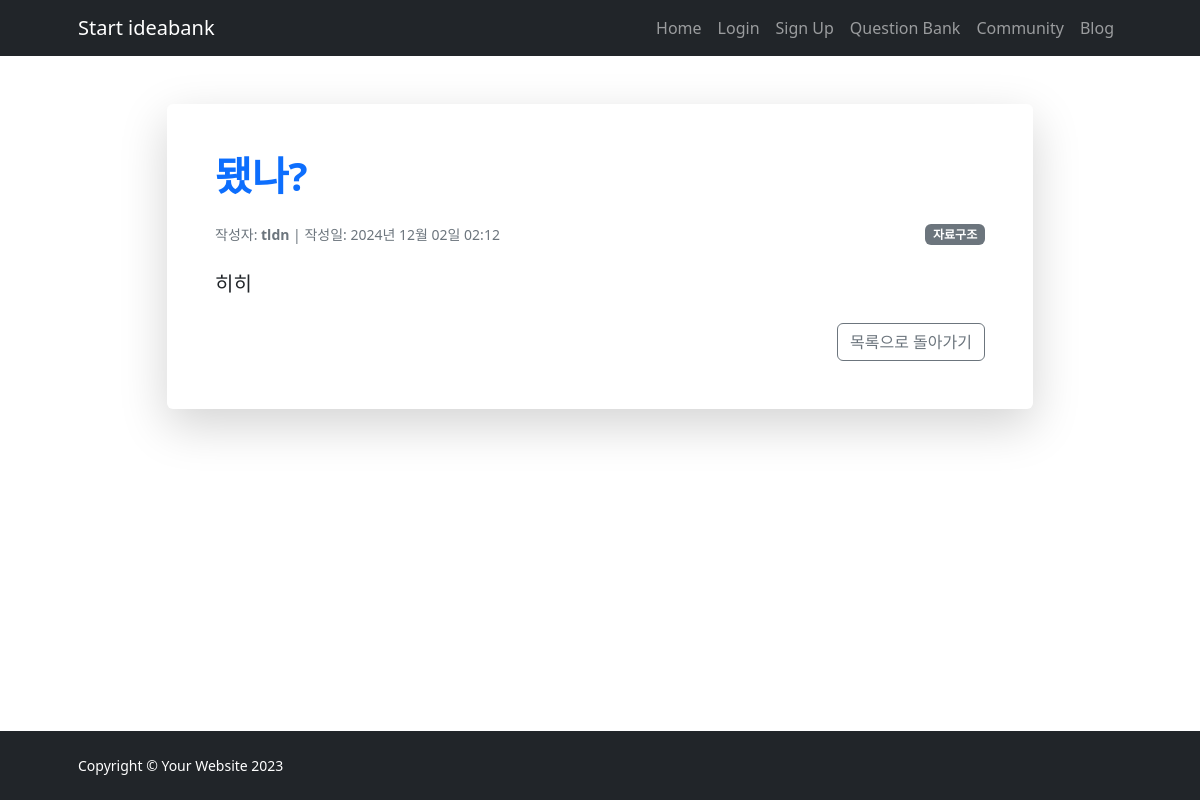
/qa/1/, run on an earlier commit of the app's database.
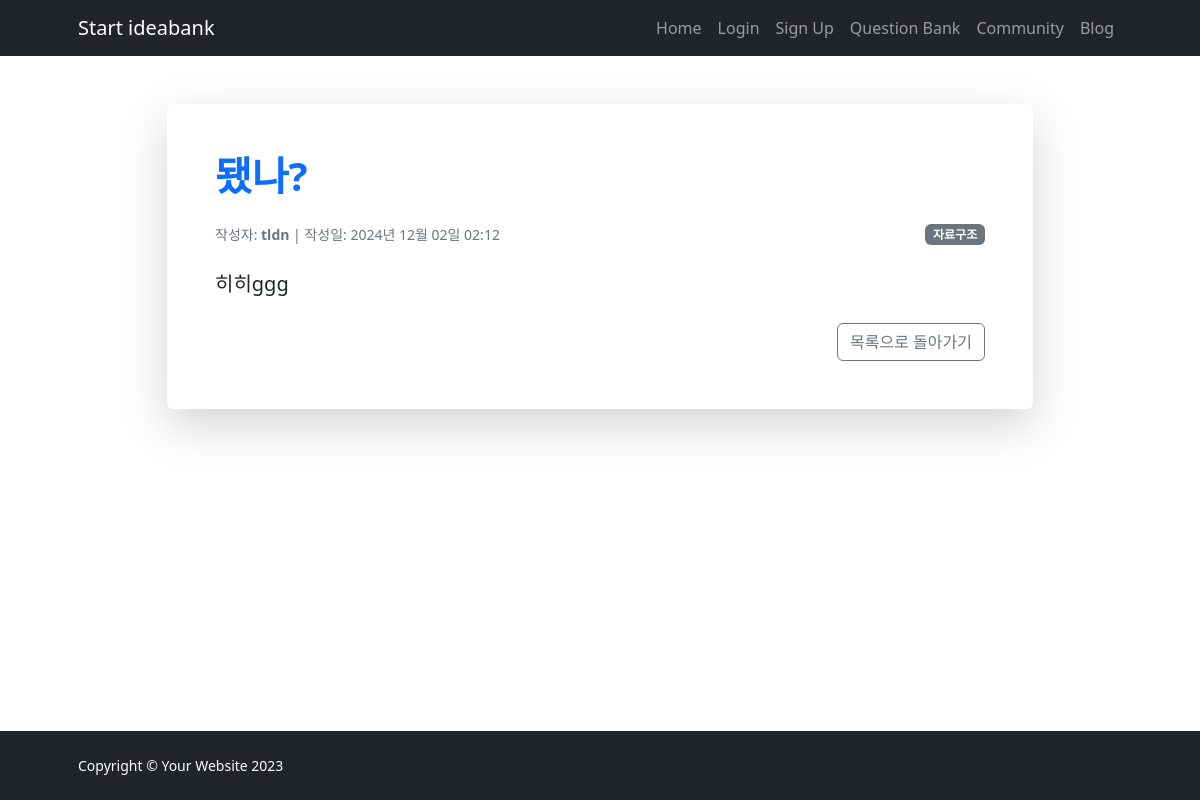
And on a later commit of the database.
### IBK_ossproject/models.py (models this page shows, shortened)
class Question(models.Model):
    CATEGORY_CHOICES = [
        ('알고리즘', '알고리즘'),
        ('자료구조', '자료구조'),
        ('프로그래밍 언어', '프로그래밍 언어'),
        ('기타', '기타'),
    ]
    DIFFICULTY_CHOICES = [
        ('쉬움', '쉬움'),
        ('보통', '보통'),
        ('어려움', '어려움'),
    ]
    title = models.CharField(max_length=255)  # 질문 제목
    content = models.TextField()  # 질문 내용
    category = models.CharField(max_length=100, choices=CATEGORY_CHOICES, blank=True, null=True)  # 카테고리
    difficulty = models.CharField(max_length=10, choices=DIFFICULTY_CHOICES, blank=True, null=True)  # 난이도
    author = models.ForeignKey(User, on_delete=models.CASCADE, related_name='questions_created')  # 작성자
    created_at = models.DateTimeField(auto_now_add=True)  # 작성일

### IBK_ossproject/views.py (the view)
# urls.py: path('qa/<int:question_id>/', views.question_detail, name='question_detail'),  # 질문 상세 페이지
def question_detail(request, question_id):
    question = get_object_or_404(Question, id=question_id)
    return render(request, 'question_detail.html', {'question': question})

### templates/question_detail.html
{% extends 'base.html' %}
{% block content %}
    <section class="py-5">
        <div class="container px-5">
            <div class="row justify-content-center">
                <div class="col-lg-10">
                    <div class="card shadow-lg border-0">
                        <div class="card-body p-5">
                            <h1 class="fw-bolder mb-4 text-primary">{{ question.title }}</h1>
                            <div class="d-flex justify-content-between align-items-center mb-4">
                                <div class="small text-muted">
                                    작성자: <strong>{{ question.author.username }}</strong> | 작성일: {{ question.created_at|date:"Y년 m월 d일 H:i" }}
                                </div>
                                <div class="badge bg-secondary text-white">{{ question.category }}</div>
                            </div>
                            <p class="fs-5 mb-4">{{ question.content }}</p>
                            <div class="d-flex justify-content-end">
                                <a href="{% url 'qa_board' %}" class="btn btn-outline-secondary">목록으로 돌아가기</a>
                            </div>
                        </div>
                    </div>
                </div>
            </div>
        </div>
    </section>
{% endblock %}

What changed in the data, as far as the page shows it:
changed Question "됐나?": content "히히" → "히히ggg"
